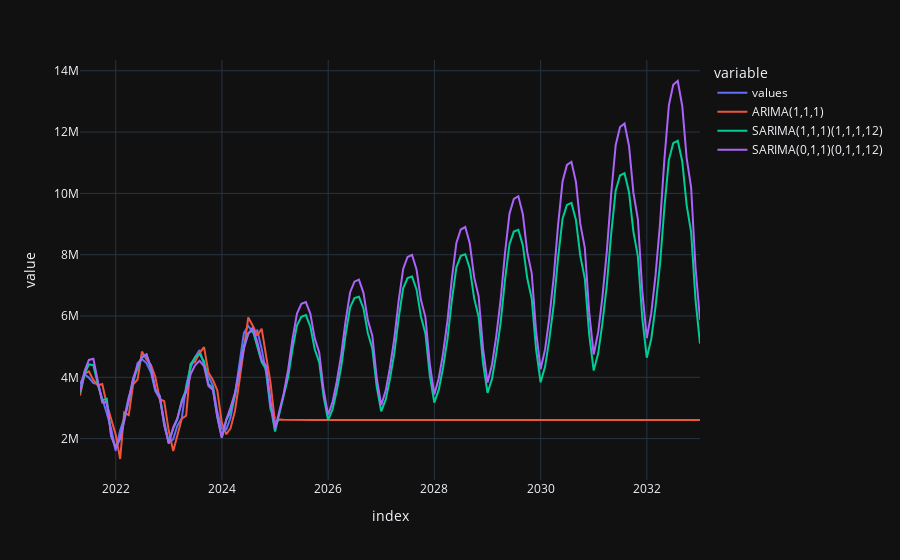

The notebook cell this image was saved under:
### Code cell
x = df_forecast.iloc[idx_offset:]
fig = x.plot(color="variable")
fig.update_layout(hovermode="x unified")

### Figure 1 — Plotly figure (JSON) as saved in the notebook; plotly's stock layout.template omitted (floating-point values rounded to 4 significant figures; data arrays with more than 128 entries replaced by an {"elided": "..."} marker saying what was removed)
{"data": [{"hovertemplate": "variable=values<br>index=%{x}<br>value=%{y}<extra></extra>", "legendgroup": "values", "line": {"color": "#636efa", "dash": "solid"}, "marker": {"symbol": "circle"}, "mode": "lines", "name": "values", "orientation": "v", "showlegend": true, "type": "scatter", "x": {"elided": "141 str values"}, "xaxis": "x", "y": {"elided": "141 float values"}, "yaxis": "y"}, {"hovertemplate": "variable=ARIMA(1,1,1)<br>index=%{x}<br>value=%{y}<extra></extra>", "legendgroup": "ARIMA(1,1,1)", "line": {"color": "#EF553B", "dash": "solid"}, "marker": {"symbol": "circle"}, "mode": "lines", "name": "ARIMA(1,1,1)", "orientation": "v", "showlegend": true, "type": "scatter", "x": {"elided": "141 str values"}, "xaxis": "x", "y": {"elided": "141 float values"}, "yaxis": "y"}, {"hovertemplate": "variable=SARIMA(1,1,1)(1,1,1,12)<br>index=%{x}<br>value=%{y}<extra></extra>", "legendgroup": "SARIMA(1,1,1)(1,1,1,12)", "line": {"color": "#00cc96", "dash": "solid"}, "marker": {"symbol": "circle"}, "mode": "lines", "name": "SARIMA(1,1,1)(1,1,1,12)", "orientation": "v", "showlegend": true, "type": "scatter", "x": {"elided": "141 str values"}, "xaxis": "x", "y": {"elided": "141 float values"}, "yaxis": "y"}, {"hovertemplate": "variable=SARIMA(0,1,1)(0,1,1,12)<br>index=%{x}<br>value=%{y}<extra></extra>", "legendgroup": "SARIMA(0,1,1)(0,1,1,12)", "line": {"color": "#ab63fa", "dash": "solid"}, "marker": {"symbol": "circle"}, "mode": "lines", "name": "SARIMA(0,1,1)(0,1,1,12)", "orientation": "v", "showlegend": true, "type": "scatter", "x": {"elided": "141 str values"}, "xaxis": "x", "y": {"elided": "141 float values"}, "yaxis": "y"}], "layout": {"hovermode": "x unified", "legend": {"title": {"text": "variable"}, "tracegroupgap": 0}, "margin": {"t": 60}, "xaxis": {"anchor": "y", "domain": [0, 1], "title": {"text": "index"}}, "yaxis": {"anchor": "x", "domain": [0, 1], "title": {"text": "value"}}}}
